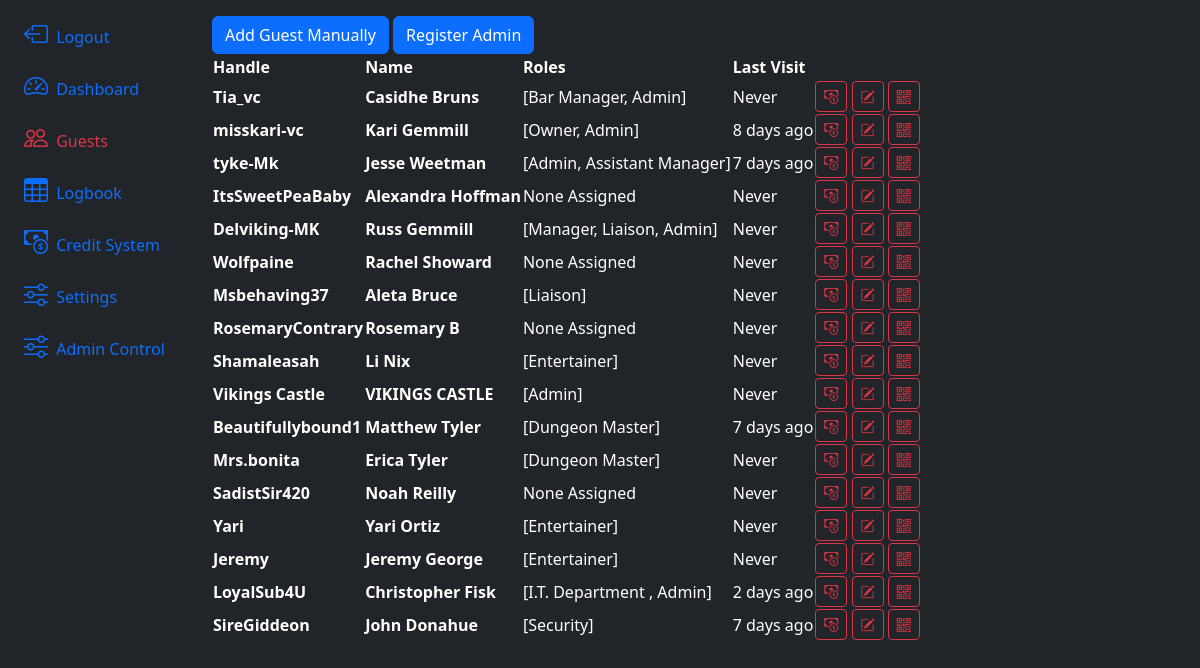
Page /guests/ on the committed database.
### app/models.py (models this page shows, shortened)
@dataclass
class Guest(db.Model, UserMixin):
    id:int = db.Column(db.Integer, primary_key=True)
    uuid:str  = db.Column(db.String, unique=True, name="uuid")
    fetUsername:str  = db.Column(db.String(100) )
    name:str  = db.Column(db.String(100), nullable=False)
    email:str  = db.Column(db.String(200), unique=True, nullable=False)
    phone:str  = db.Column(db.String(20))
    password:str  = db.Column(db.String(255))
    allow_qrcode_refresh:bool = db.Column(db.Boolean(), default=True)
    roles = db.relationship('Role', backref=db.backref('guests'), secondary=guest_role)
    termsCheck:bool = db.Column(db.Boolean(), default=False)
    termsDate = db.Column(db.DateTime(timezone=True), server_default=None)
    credit = db.relationship('GuestCredit',backref='guest')
    logbook = db.relationship('Guestlog', backref='guest')
    lastVisit = db.Column(db.DateTime(timezone=True), server_default=None)
    lastCheckOut = db.Column(db.DateTime(timezone=True), server_default=None)
    created_at = db.Column(db.DateTime(timezone=True), server_default=func.now())

@dataclass
class Role(db.Model):
    id:int = db.Column(db.Integer, primary_key=True)
    name:str  = db.Column(db.String(100))
    description:str  = db.Column(db.String(200))
    permissions:str  = db.Column(db.String(200))
    skip_payment_at_checkin:bool = db.Column(db.Boolean(), default=False)
    skip_tos_update_at_checkin:bool = db.Column(db.Boolean(), default=False)
    allow_login_to_backoffice:bool = db.Column(db.Boolean(), default=False)
    allow_password_reset:bool = db.Column(db.Boolean(), default=False)
    notify_staff_on_checkin:bool = db.Column(db.Boolean(), default=False)
    auto_checkout_on_event_end:bool = db.Column(db.Boolean(), default=False)
    def __repr__(self):
        return f'{self.name}'

### app/routes.py (the view, shortened to what this page needs)
@app.route('/guests/', methods=['GET', 'POST'])
def guests():
    return render_template('guests.html', guests=Guest.query.all())

### app/templates/guests.html (shortened to what this page needs)
{% extends 'layout.html' %}
{% block content %}
<div>
    <button type="button" class="btn btn-primary" data-bs-toggle="modal" data-bs-target="#registerModal"
        data-bs-mode="new">
        Add Guest Manually
    </button>
    <a href="/registerAdmin"><button type="button" class="btn btn-primary">Register Admin</button></a>
</div>
<table class="table-dark rounded-3 overflow-hidden" data-toggle="table">
    <thead>
        <tr>
            <th data-sortable="true" scope="col">Handle</th>
            <th data-sortable="true" scope="col">Name</th>
            <th data-sortable="true" scope="col">Roles</th>
            <th data-sortable="true" scope="col">Last Visit</th>
            <th data-align="right" scope="col"></th>
        </tr>
    </thead>
    <tbody>
        {% for guest in guests %}
        <tr>
            <th scope="row">{{guest.fetUsername}}</th>
            <th>{{guest.name}}</th>
            {% if guest.roles %}
            <td>{{guest.roles}}</td>
            {% else %}
            <td>None Assigned</td>
            {% endif %}
            {% if guest.lastVisit %}
            <td>{{ moment(guest.lastVisit).fromNow() }}</td>
            {% else %}
            <td>Never</td>
            {% endif %}
            <td>
                <a href="/guestCredit/{{guest.id}}"><button type="button" class="btn btn-sm btn-outline-danger"><i class="bi bi-cash-coin"></i></button></a>
                <button type="button" class="btn btn-sm btn-outline-danger" data-bs-target="#registerModal" data-bs-mode="edit" data-bs-uuid="{{guest.id}}"><i class="bi bi-pencil-square"></i></button>
                <button type="button" class="btn btn-sm btn-outline-danger" data-bs-target="#qrModal" data-bs-qr="{{guest.uuid}}"><i class="bi bi-qr-code"></i></button>
            </td>
        </tr>
        {% endfor %}
    </tbody>
</table>
{% endblock content %}

### rows in the picture
Guest: fetUsername "Tia_vc", name "Casidhe Bruns", roles "[Bar Manager, Admin]", shows "Never"
Guest: fetUsername "misskari-vc", name "Kari Gemmill", roles "[Owner, Admin]", lastVisit "8 days ago"
Guest: fetUsername "tyke-Mk", name "Jesse Weetman", roles "[Admin, Assistant Manager]", lastVisit "7 days ago"
Guest: fetUsername "ItsSweetPeaBaby", name "Alexandra Hoffman", shows "None Assigned", shows "Never"
Guest: fetUsername "Delviking-MK", name "Russ Gemmill", roles "[Manager, Liaison, Admin]", shows "Never"
Guest: fetUsername "Wolfpaine", name "Rachel Showard", shows "None Assigned", shows "Never"
Guest: fetUsername "Msbehaving37", name "Aleta Bruce", roles "[Liaison]", shows "Never"
Guest: fetUsername "RosemaryContrary", name "Rosemary B", shows "None Assigned", shows "Never"
Guest: fetUsername "Shamaleasah", name "Li Nix", roles "[Entertainer]", shows "Never"
Guest: fetUsername "Vikings Castle", name "VIKINGS CASTLE", roles "[Admin]", shows "Never"
Guest: fetUsername "Beautifullybound1", name "Matthew Tyler", roles "[Dungeon Master]", lastVisit "7 days ago"
Guest: fetUsername "Mrs.bonita", name "Erica Tyler", roles "[Dungeon Master]", shows "Never"
Guest: fetUsername "SadistSir420", name "Noah Reilly", shows "None Assigned", shows "Never"
Guest: fetUsername "Yari", name "Yari Ortiz", roles "[Entertainer]", shows "Never"
Guest: fetUsername "Jeremy", name "Jeremy George", roles "[Entertainer]", shows "Never"
Guest: fetUsername "LoyalSub4U", name "Christopher Fisk", roles "[I.T. Department , Admin]", lastVisit "2 days ago"
Guest: fetUsername "SireGiddeon", name "John Donahue", roles "[Security]", lastVisit "7 days ago"
